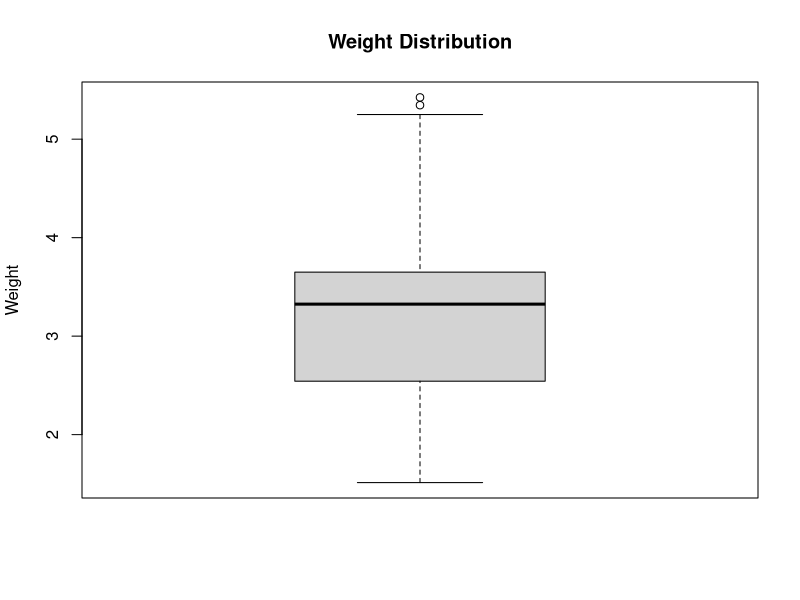

Write the R code that produced this figure.
?mtcars

# Assign the mtcars data set to a new variable for better organization
Data_Cars <- mtcars

# Find the dimensions of the data set
dim(Data_Cars)

# View the names of the variables
names(Data_Cars)
rownames(Data_Cars)
Data_Cars$cyl
sort(Data_Cars$cyl)
summary(Data_Cars)
max(Data_Cars$hp)
min(Data_Cars$hp)

rownames(Data_Cars)[which.max(Data_Cars$hp)]
rownames(Data_Cars)[which.min(Data_Cars$hp)]

mean(Data_Cars$wt)
median(Data_Cars$wt)

names(sort(-table(Data_Cars$wt)))[1]

# Find the 75th percentile of car weight
quantile(Data_Cars$wt, c(0.75))
quantile(Data_Cars$wt)

# Calculate quartiles
quartiles <- quantile(Data_Cars$wt, probs = c(0.25, 0.5, 0.75))

# Access quartiles individually
Q1 <- quartiles[1]
median <- quartiles[2]
Q3 <- quartiles[3]

# Calculate interquartile range (IQR)
IQR <- Q3 - Q1

# Create a boxplot for weigth
boxplot(Data_Cars$wt, main = "Weight Distribution", ylab = "Weight")
